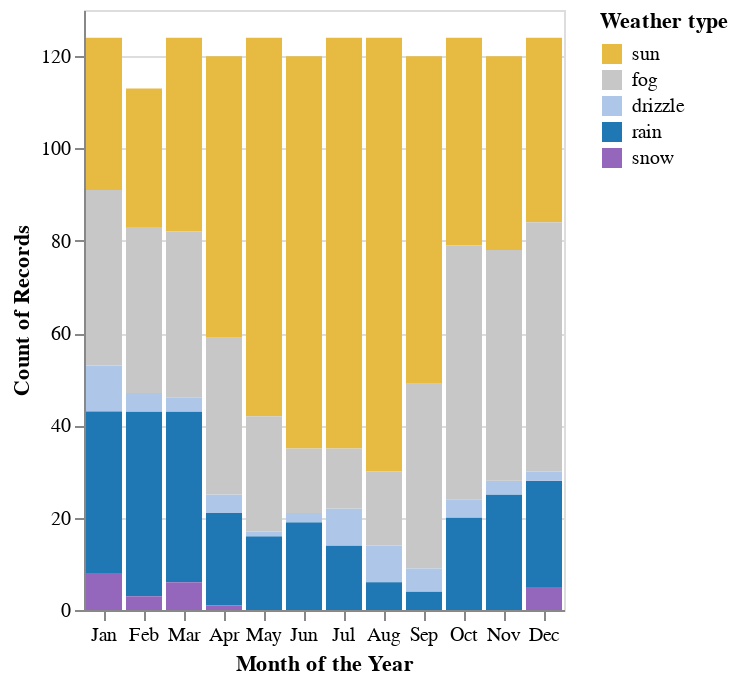

The cell this chart's notebook holds for it:
### Code cell
import altair as alt
from vega_datasets import data

weather = data.seattle_weather()

alt.Chart(weather).mark_bar().encode(
    alt.Color('weather:N',
        legend=alt.Legend(title='Weather type'),
        scale=alt.Scale(
            domain=['sun', 'fog', 'drizzle', 'rain', 'snow'],
            range=['#e7ba42', '#c7c7c7', '#aec7e8', '#1f77b4', '#9467bd']
        ),
    ),
    alt.X('month(date):N', axis=alt.Axis(title='Month of the Year')),
    y='count()',
)

### Figure 1 — Vega-Lite specification as saved in the notebook (floating-point values rounded to 4 significant figures; data arrays with more than 128 entries replaced by an {"elided": "..."} marker saying what was removed)
{"config": {"view": {"continuousWidth": 400, "continuousHeight": 300}}, "data": {"name": "data-830c39fec90146253fb06a06c26374ef"}, "mark": "bar", "encoding": {"color": {"field": "weather", "legend": {"title": "Weather type"}, "scale": {"domain": ["sun", "fog", "drizzle", "rain", "snow"], "range": ["#e7ba42", "#c7c7c7", "#aec7e8", "#1f77b4", "#9467bd"]}, "type": "nominal"}, "x": {"axis": {"title": "Month of the Year"}, "field": "date", "timeUnit": "month", "type": "nominal"}, "y": {"aggregate": "count", "type": "quantitative"}}, "$schema": "https://vega.github.io/schema/vega-lite/v4.17.0.json", "datasets": {"data-830c39fec90146253fb06a06c26374ef": {"elided": "1461 records"}}}
